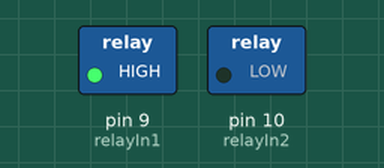
Recording of a sketch running on a simulated Arduino Uno, built with avr-gcc and run on an emulated ATmega328P. Shown: switched loads named in the sketch (green lamp = pin HIGH).

Above: at 1.0 s.
At 5.0 s:
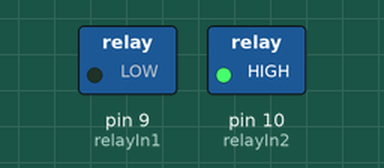
At 7.0 s:
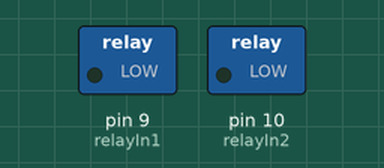
Timing chart, 0 to 10.4 s (numbered marks = the images above):
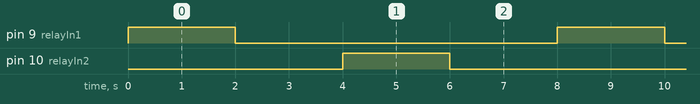

Measured:
- by itself, pin 9 (relayIn1), pin 10 (relayIn2): alternates HIGH for 2.0 s and LOW for 6.0 s
- by itself, everything shown: repeats every 8.0 s, in 4 steps

The sketch:

2_Channel_Relay.ino
```cpp
int relayIn1=9;
int relayIn2=10;
void setup() {
  pinMode(relayIn1, OUTPUT);
  pinMode(relayIn2, OUTPUT);
}

void loop() {
  digitalWrite(relayIn1, HIGH);
  delay(2000);
  digitalWrite(relayIn1, LOW);
  delay(2000);
  digitalWrite(relayIn2, HIGH);
  delay(2000);
  digitalWrite(relayIn2, LOW);
  delay(2000);

}
```
